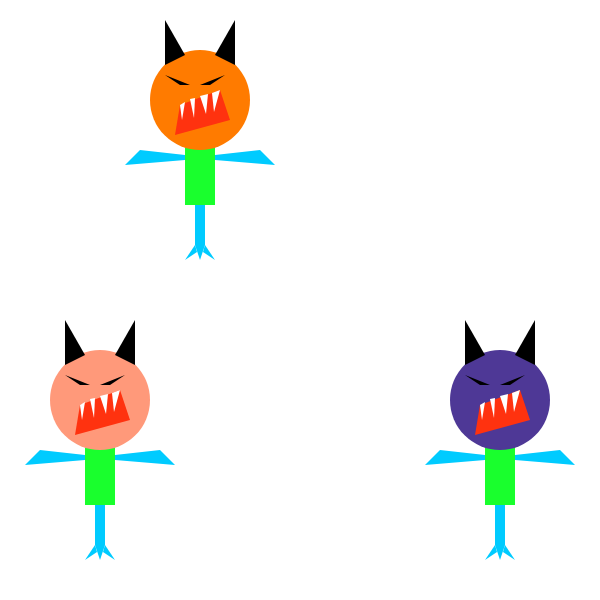
Frame 1 (no input)
Frame 60 (no input): identical to frame 1, image omitted
Frame 120 (the mouse pressed at the canvas centre since frame 60): identical to frame 1, image omitted

The p5.js sketch that drew this single still picture (run headless with seeded random() and noise() and a simulated clock; from frame 60 on, the mouse is pressed at the canvas centre):

// p5.js sketch
// ── sketch.js
var peach, nyu;
var stepX = 0;
var stepY = 0;

function setup() {
  createCanvas(600, 600);
  background(255);
  peach = color(255, 153, 122);
  nyu = color(78, 56, 150);
}

function draw() {
  background(255);

  noStroke();

  //upper body
  fill(25, 255, 45);
  rect(185, 145, 30, 60);

  //head
  fill(255, 123, 0);
  ellipse(200, 100, 100, 100);

  //ears
  fill(0);
  triangle(165, 65, 165, 20, 185, 55);
  triangle(235, 65, 235, 20, 215, 55);

  //leg
  fill(0, 203, 255);
  rect(195, 205, 10, 40);

  //foot
  triangle(195, 245, 205, 245, 200, 260);
  triangle(195, 245, 197, 252, 185, 260);
  triangle(205, 245, 203, 252, 215, 260);

  /*trial body looks like table
  //lower body
  fill(0, 203, 255);
  ellipse(200, 200, 300, 50);
  
  //legs
  rect(50, 197, 15, 70);
  rect(335, 197, 15, 70);
  rect(150, 222, 20, 45);
  rect(240, 222, 20, 45);
  */

  //arms
  quad(140, 150, 185, 155, 185, 160, 125, 165);
  quad(260, 150, 215, 155, 215, 160, 275, 165);
  //rect(215, 150, 60, 10);

  //mouth
  fill(255, 50, 15);
  quad(175, 135, 180, 105, 220, 90, 230, 120);

  //teeth
  fill(255);
  triangle(180, 105, 182, 120, 185, 102);
  triangle(190, 99, 194, 118, 195, 98);
  triangle(200, 96, 206, 114, 208, 94);
  triangle(212, 93, 214, 112, 220, 90);

  //eye slits
  fill(0);
  triangle(165, 75, 190, 85, 180, 85);
  triangle(225, 75, 200, 85, 210, 85);

  monster(-100 + stepX, 300 + stepY, peach); //calls monster
  monster(300, 300, nyu); //calls monster

}

function monster(locX, locY, headColor) {
  noStroke();

  //upper body
  fill(25, 255, 45);
  rect(185 + locX, 145 + locY, 30, 60);

  //head
  fill(headColor);
  ellipse(200 + locX, 100 + locY, 100, 100);

  //ears
  fill(0);
  triangle(165 + locX, 65 + locY, 165 + locX, 20 + locY, 185 + locX, 55 + locY);
  triangle(235 + locX, 65 + locY, 235 + locX, 20 + locY, 215 + locX, 55 + locY);

  //leg
  fill(0, 203, 255);
  rect(195 + locX, 205 + locY, 10, 40);

  //foot
  triangle(195 + locX, 245 + locY, 205 + locX, 245 + locY, 200 + locX, 260 + locY);
  triangle(195 + locX, 245 + locY, 197 + locX, 252 + locY, 185 + locX, 260 + locY);
  triangle(205 + locX, 245 + locY, 203 + locX, 252 + locY, 215 + locX, 260 + locY);

  /*trial body looks like table
    //lower body
    fill(0, 203, 255);
    ellipse(200, 200, 300, 50);
  
    //legs
    rect(50, 197, 15, 70);
    rect(335, 197, 15, 70);
    rect(150, 222, 20, 45);
    rect(240, 222, 20, 45);
    */
  //arms
  quad(140 + locX, 150 + locY, 185 + locX, 155 + locY, 185 + locX, 160 + locY, 125 + locX, 165 + locY);
  quad(260 + locX, 150 + locY, 215 + locX, 155 + locY, 215 + locX, 160 + locY, 275 + locX, 165 + locY);
  //rect(215, 150, 60, 10);

  //mouth
  fill(255, 50, 15);
  quad(175 + locX, 135 + locY, 180 + locX, 105 + locY, 220 + locX, 90 + locY, 230 + locX, 120 + locY);

  //teeth
  fill(255);
  triangle(180 + locX, 105 + locY, 182 + locX, 120 + locY, 185 + locX, 102 + locY);
  triangle(190 + locX, 99 + locY, 194 + locX, 118 + locY, 195 + locX, 98 + locY);
  triangle(200 + locX, 96 + locY, 206 + locX, 114 + locY, 208 + locX, 94 + locY);
  triangle(212 + locX, 93 + locY, 214 + locX, 112 + locY, 220 + locX, 90 + locY);

  //eye slits
  fill(0);
  triangle(165 + locX, 75 + locY, 190 + locX, 85 + locY, 180 + locX, 85 + locY);
  triangle(225 + locX, 75 + locY, 200 + locX, 85 + locY, 210 + locX, 85 + locY);
}

//when a key is pressed the monster will move in a specific direction
function keyPressed() {
  if (keyCode == RIGHT_ARROW) {
    stepX = stepX + 10;
  }
  if (keyCode == LEFT_ARROW) {
    stepX = stepX - 10;
  }
  if (keyCode == UP_ARROW) {
    stepY = stepY - 10;
  }
  if (keyCode == DOWN_ARROW) {
    stepY = stepY + 10;
  }
}
